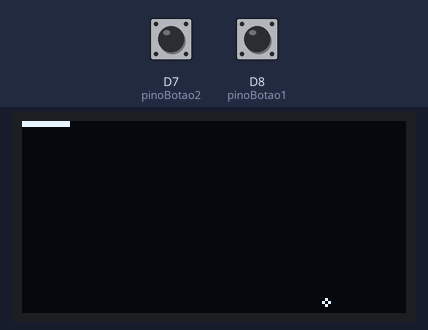
A sketch run on a simulated ESP8266 (NodeMCU). Shown: 128×64 one-colour display. Inputs (shaded band) come from the test bench; at power-on: D7 (pinoBotao2) LOW, D8 (pinoBotao1) LOW. What the sketch prints to the serial monitor is not drawn.

Above: at 1.2 s.
1.3 s: D7 (pinoBotao2) pulled HIGH for 0.15 s
At 3.7 s:
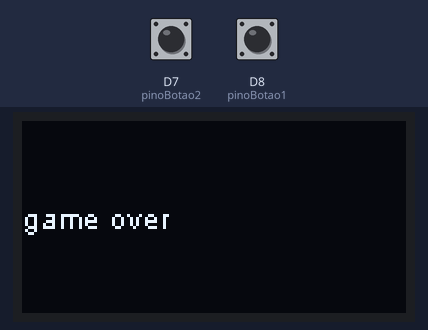
4.4 s: D8 (pinoBotao1) pulled HIGH for 1 s
7.1 s: D7 (pinoBotao2) pulled HIGH for 1 s
9.6 s: D8 (pinoBotao1) pulled HIGH for 0.15 s
Timing chart, 0 to 12.2 s (numbered marks = the images above; inputs shaded):
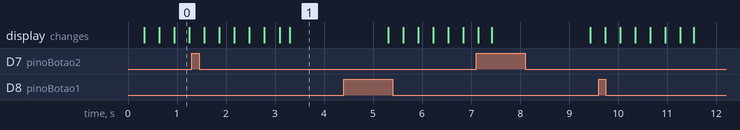

The sketch:

pongino.ino
```cpp
//display libs:

 #include <Wire.h>  // Only needed for Arduino 1.6.5 and earlier
 #include "SSD1306Wire.h" // legacy include: `#include "SSD1306.h"`
/*****************************************************************/

int TAMMX;
int TAMMY;
#define ESQUERDA -1
#define DIREITA 1
#define CIMA 1
#define BAIXO -1


//definir os pinos
#define pinoBotao1 D8
#define pinoBotao2 D7
#define SDA_PIN       D3 //d1
#define SCL_PIN       D5 //d2
#define ENDERECO_OLED 0x3C


//display
SSD1306Wire display(ENDERECO_OLED, SDA_PIN, SCL_PIN); // SDA, SCL -> Configuracao do display SSD1306

//SSD1306Wire  display(0x3c, D3, D5);
#define BOLA_TAM 1
#define R_TAM 8
#define R_ALTURA 2

void inicializacao();
void recebeComandos();
void logica();
void escreveTela();
void desenhaTela();
void ricocheteX();
void ricocheteY();
void teto();
void gameOver();

//char matrix[TAMMX][TAMMY];

int dirx = ESQUERDA;
int diry = CIMA;
int posicaoX;
int posicaoY;
int posicaoRaqueteX;
int posicaoRaqueteY;
int incX;
int incY;


void setup() {

  TAMMX = display.getWidth();
  TAMMY = display.getHeight();
  posicaoX= TAMMX-3, posicaoY= TAMMY/2;
  posicaoRaqueteX= R_TAM, posicaoRaqueteY = 0;

  incX = 1;
  incY = 1;

  //inicializacao();
  Serial.begin(57600);

  pinMode(pinoBotao1, INPUT );
  pinMode(pinoBotao2, INPUT );

  //display config
  display.init();

  // display.flipScreenVertically();

  display.setContrast(255);

}

void loop() {
  // put your main code here, to run repeatedly:
  //delay(50);
  recebeComandos();
  logica();
  //escreveTela();
  desenhaTela();
  delay(20);
}


void recebeComandos(){
   char controle= getchar();

   if(digitalRead(pinoBotao1)== HIGH ) {
    if(posicaoRaqueteX == TAMMX-2){

    }else{
      posicaoRaqueteX++;
    }

    Serial.println(">");
    }
   if(digitalRead(pinoBotao2)== HIGH ) {
      Serial.println("<");
      //Serial.println(posicaoRaqueteX);
      if(posicaoRaqueteX == 1){

      }else{
        posicaoRaqueteX--;
      }
   }
}

/*int dirx = ESQUERDA;
int diry = CIMA;
int posicaoX;
int posicaoY;
int posicaoRaqueteX;
int posicaoRaqueteY;*/

void logica(){
  if(posicaoY == 0){
    gameOver();
  }


  if(posicaoY-BOLA_TAM == posicaoRaqueteY + R_ALTURA ){

    if(posicaoRaqueteX + R_TAM >= posicaoX && posicaoRaqueteX - R_TAM <= posicaoX){
      Serial.println("pong");
        ricocheteY();

    }


  }

  if(posicaoX - BOLA_TAM  == 1 || posicaoX + BOLA_TAM == TAMMX ){
    ricocheteX();
  }
  /*
  if (dirx==ESQUERDA){

    if (posicaoX==1)
    {
      dirx=DIREITA;
    }else{
      posicaoX--;
    }

  }else{
    if (posicaoX==TAMMX-2)
    {
      dirx=ESQUERDA;
    }else{
      posicaoX++;
    }

  }

  if (diry==CIMA )
  {
    if (posicaoY == 1)
    {
      diry = BAIXO;
    }else{
      posicaoY --;
    }

  }else{
    if (posicaoY == TAMMY - 2)
    {
      diry=CIMA;
    }else{
      posicaoY++;
    }
  }
  */
  if(posicaoY == TAMMY){
    teto();
  }

  posicaoX += incX;
  posicaoY += incY;
}

  /*if (dirx==DIREITA){
    dirx=ESQUERDA;
  }else{
    dirx=DIREITA;
  }
  if (diry==CIMA){
    dirx=BAIXO;
  }else{
    dirx=CIMA;
  }
  */

void ricocheteX(){
  incX *= -1;
}

void ricocheteY(){
  incY *= -1;
}

void teto(){
  incY *= -1;
}

void gameOver(){

  posicaoY = TAMMY - 2;
  display.clear();
  display.flipScreenVertically();
  display.drawString(0, 26, "game over");
  display.display();

  delay(2000);
  display.flipScreenVertically();
}

void desenhaTela(){
  display.clear();
  //desenha a bolinha
  display.drawCircle(posicaoX, posicaoY, BOLA_TAM);
  //desenha duas requeti
  display.drawRect(posicaoRaqueteX -R_TAM, posicaoRaqueteY, 2 * R_TAM, R_ALTURA);

  //display.drawRect(0, 0, 16, 2);
  display.display();
}
```
